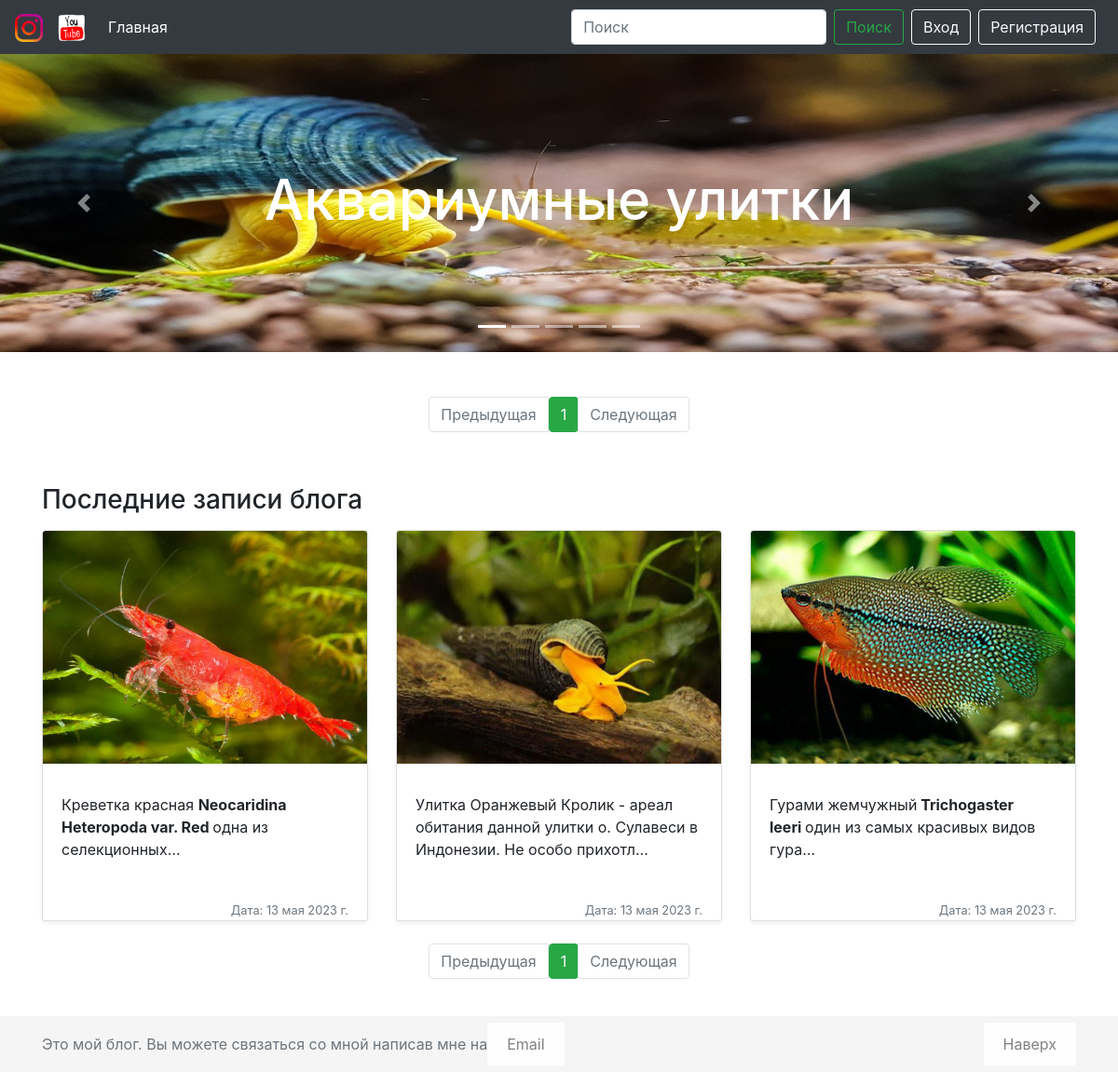
/, run on an earlier commit of the app's database.
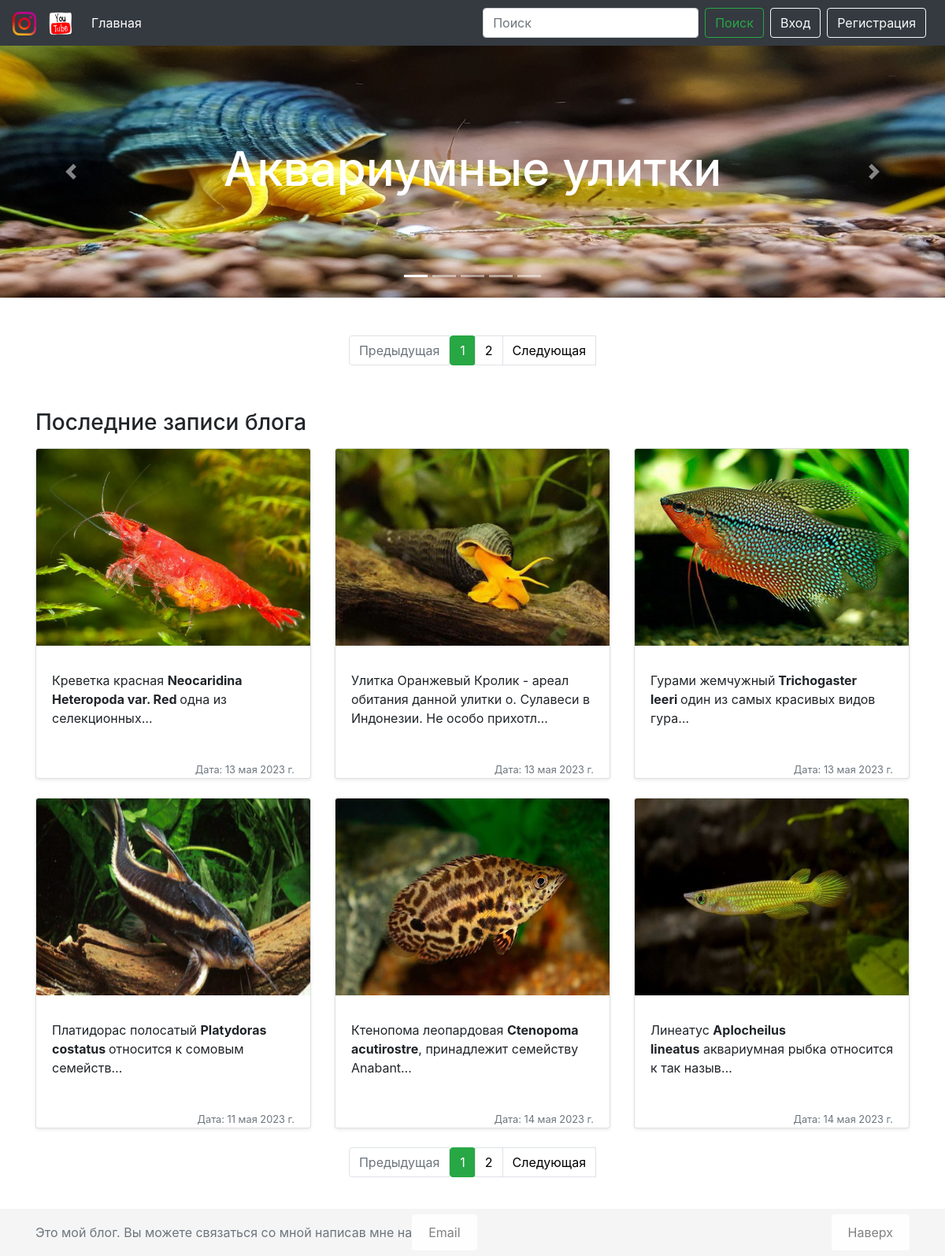
And on a later commit of the database.
### myblog/models.py (models this page shows, shortened)
class Post(models.Model):
    title = models.CharField(max_length=200, verbose_name="Заголовок:")
    url = models.SlugField(verbose_name='URL-адрес(авто):')
    description = RichTextUploadingField(verbose_name='Описание')
    content = RichTextUploadingField(verbose_name='Подробное описание:')
    options = RichTextUploadingField(verbose_name='Параметры содержания:')
    image = models.ImageField(verbose_name='Фото:')
    created_at = models.DateField(default=timezone.now, verbose_name='Дата создания:')
    author = models.ForeignKey(User, on_delete=models.CASCADE, default=User.objects.all, verbose_name='Автор:')
    keyword = models.CharField(max_length=200, default='123', verbose_name='Слова для поиска:')
    objects = models.Model
    class Meta:
        verbose_name = 'Пост главной страницы'
        verbose_name_plural = 'Посты на главной странице'

### myblog/views.py (the view)
# urls.py: path('', MainView.as_view(), name='index'),
class MainView(View):
    @staticmethod
    def get(request, *args, **kwargs):
        posts = Post.objects.all()
        paginator = Paginator(posts, 6)
        page_number = request.GET.get('page')
        page_obj = paginator.get_page(page_number)
        posts_forum = ForumPost.objects.all()
        paginator_forum = Paginator(posts_forum, 3)  # Для последних записей блога.
        page_number_forum = request.GET.get('page')
        page_obj_forum = paginator_forum.get_page(page_number_forum)
        context = {
            'page_obj': page_obj,
            'page_obj_forum': page_obj_forum,
        }
        return render(request, 'myblog/home.html', context=context)

### templates/myblog/home.html (shortened to what this page needs)
{% extends './base.html' %}
{% load static %}
{% block header %}
{% include './block/slider.html' %}
{% endblock %}
{% block pagination_1 %}
{% if page_obj_forum %}
<div>
    <br>
    <br>
    <nav aria-label="Paginate me">
        <ul class="pagination justify-content-center">
            {% if page_obj.has_previous %}
            <a class="page-link dark" href="?page={{ page_obj.previous_page_number }}" tabindex="-1">Предыдущая</a>
            {% else %}
            <li class="page-item disabled">
                <a class="page-link disabled" href="#" tabindex="-1">Предыдущая</a>
            </li>
            {% endif %}
            {% for i in page_obj.paginator.page_range %}
            {% if i == page_obj.number %}
            <li class="page-item active"><a class="btn btn-success" href="?page={{ i }}">{{ i }}</a></li>
            {% else %}
            <li class="page-item"><a class="page-link dark" href="?page={{ i }}">{{ i }}</a></li>
            {% endif %}
            {% endfor %}
            {% if page_obj.has_next %}
            <a class="page-link dark" href="?page={{ page_obj.next_page_number }}">Следующая</a>
            {% else %}
            <li class="page-item disabled">
                <a class="page-link dark" href="#">Следующая</a>
            </li>
            {% endif %}
        </ul>
    </nav>
    <br>
</div>
{% endif %}
{% endblock pagination_1 %}
{% block content %}
<div class="container">
    {% if page_obj %}
    <h3 class="my-3">Последние записи блога</h3>
    {% else %}
    <h3 class="my-3">В блоге пока нет записей.</h3>
    {% endif %}
    <div class="row">
        {% for post in page_obj %}
        <div class="col-md-4">
            <div class="card mb-4 shadow-sm for_content">
                <a href="{% url 'post_detail' slug=post.url %}"><img src="media/{{ post.image }}" alt=""
                                                                     class="card-img-top foto"></a>
                <div class="card-body">
                    {{ post.description|safe|truncatechars:100 }}
                    <br>
                    <br>
                    <div class="d-flex justify-content-between align-items-center">
                        <div>
                            <small class="text-muted">Дата: {{ post.created_at }}</small>
                        </div>
                    </div>
                </div>
            </div>
        </div>
        {% endfor %}
    </div>
</div>
{% endblock content %}
{% block pagination_2 %}
{% if page_obj_forum %}
<nav aria-label="Paginate me">
    <ul class="pagination justify-content-center">
        {% if page_obj.has_previous %}
        <a class="page-link dark" href="?page={{ page_obj.previous_page_number }}" tabindex="-1">Предыдущая</a>
        {% else %}
        <li class="page-item disabled">
            <a class="page-link disabled" href="#" tabindex="-1">Предыдущая</a>
        </li>
        {% endif %}
        {% for i in page_obj.paginator.page_range %}
        {% if i == page_obj.number %}
        <li class="page-item active"><a class="btn btn-success" href="?page={{ i }}">{{ i }}</a></li>
        {% else %}
        <li class="page-item"><a class="page-link dark" href="?page={{ i }}">{{ i }}</a></li>
        {% endif %}
        {% endfor %}
        {% if page_obj.has_next %}
        <a class="page-link dark" href="?page={{ page_obj.next_page_number }}">Следующая</a>
        {% else %}
        <li class="page-item disabled">
            <a class="page-link dark" href="#">Следующая</a>
        </li>
        {% endif %}
    </ul>
</nav>
{% endif %}
<br>
{% endblock pagination_2 %}

What changed in the data, as far as the page shows it:
added Post: image (picture), description "Платидорас полосатый Platydoras costatus относится к сомовым семейств…", created_at "11 мая 2023 г."
added Post: image (picture), description "Ктенопома леопардовая Ctenopoma acutirostre , принадлежит семейству Anabant…", created_at "14 мая 2023 г."
added Post: image (picture), description "Линеатус Aplocheilus lineatus аквариумная рыбка относится к так назыв…", created_at "14 мая 2023 г."
Also different on the page:
new list line: "2"
